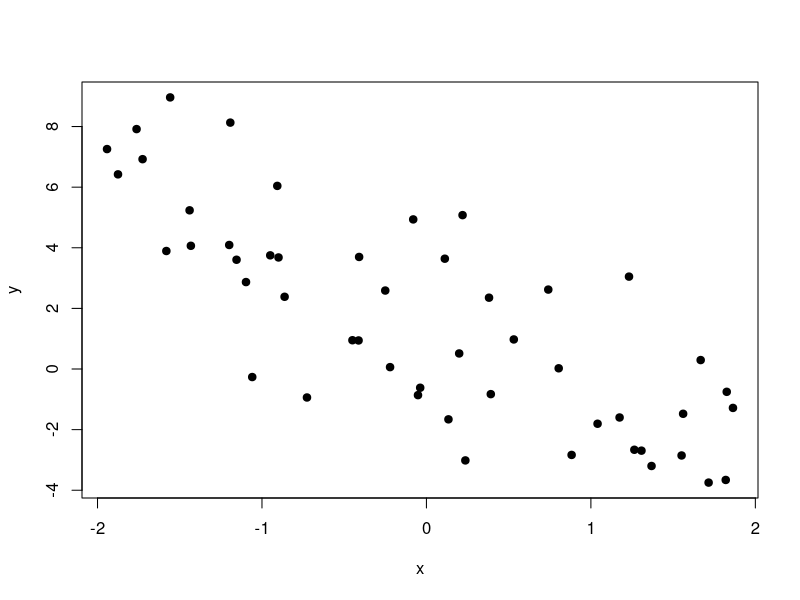
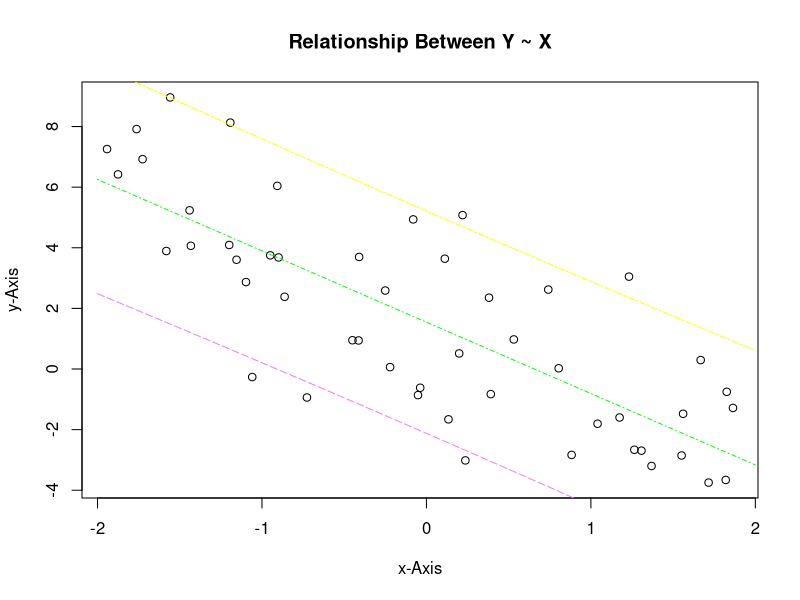

Recreate these plots in R, in order.
## ---- chunk 1
set.seed(5)

# Model parameters
betas = c(1.5, -2.7)
sigma = 2.2
n = 50

# Input variable
x = runif(n, min = -2, max = 2)
xmat = cbind(1, x)

# Outcome variable
y = xmat %*% betas + rnorm(n, 0, sigma)

# plot
plot(y ~ x, pch = 19)
## ---- chunk 2
# creating the dataframe
#to store the x and y variables

data_frame <- data.frame(y=y, x=x)
data_frame
## ---- chunk 3
#running the lm() function on the above data_frame

result_data <- lm(y~x, data=data_frame)
result_data
## ---- chunk 4
#fetching the coefficients of the result_data

coeff_of_result_data <- coef(result_data)
coeff_of_result_data
## ---- chunk 5

n <- length(y)
p <- length((coeff_of_result_data))
n
p

## ---- chunk 6
#fetching th eestimated residuls of result_data

residuals_of_result_data <- resid(result_data)
residuals_of_result_data

## ---- chunk 7
#function to calculate the estimated residual variance!

residual_function <- function(residual_data, p)
{
  residual_length <- length(result_data)
  result_object <- sum(residual_data^2)/residual_length-p
  return (result_object)
}

#result_object
## ---- chunk 8
#calculating the estimated_residual_variance

#estimated_residual_variance <- sum(residuals_of_result_data^2)
#result_object <- estimated_residual_variance/n-p
#result_object

result_object <- residual_function(residuals_of_result_data, p)
result_object
  
## ---- chunk 9
ones <- rep(1,n)
xmat <- cbind(ones, x)
#xmat

t_xmat <- t(xmat)
#t_xmat

#Calculating the $(X^TX)^{-1}$
xtran_inv <- solve(t_xmat %*% xmat)
xtran_inv

#calculating the covariane matrix to find the standard errors.
covariance_matrix <- xtran_inv * result_object
#covariance_matrix


#calculating the slope and intercept 

slope <- sqrt(covariance_matrix[1,1])
intercept <- sqrt(covariance_matrix[2,2])

cat(paste("SE_intercept:", intercept, "\n"))
cat(paste("SE_slope:", slope, "\n"))

## ---- chunk 10
#calculating the T_critical value
degree_freedom <- n-p

t_critical <- qt(0.025, degree_freedom, lower.tail = FALSE)
t_critical
## ---- chunk 11
interval = 1-0.90

t_critical_val <- qt(1-interval/2, degree_freedom)

val1 <- c(residuals_of_result_data[1]- t_critical_val* intercept)
val2 <- c(residuals_of_result_data[1] + t_critical_val * intercept)

intercept_ci <- c(val1, val2)
intercept_ci

valu1 <- c(residuals_of_result_data[2] - t_critical_val * slope)
valu2 <- c(residuals_of_result_data[2] + t_critical_val * slope)

slope_ci <-  c(valu1, valu2)
slope_ci 
## ---- chunk 12
#calculating the upper and lower bounds

name_coefficient <- c("Intercept", "Slope")
estimate_coefficient <- c(residuals_of_result_data[1], residuals_of_result_data[2])

lower_bound = c(intercept_ci[1], slope_ci[1])
upper_bound = c(intercept_ci[2], slope_ci[2])

confidence_inteval = data.frame(Coefficient = name_coefficient, Estimate = estimate_coefficient, 
                      `Lower Bound` = lower_bound, `Upper Bound` = upper_bound)

confidence_inteval
## ---- chunk 13
#calculating the confidence interval
confi_inter <- confint(result_data, level = 0.9)
confi_inter
## ---- chunk 14
#Predicting the expected value of y.
flag_val <- 0.55
expected_y <- predict(result_data, data = data.frame(x = flag_val))
expected_y
## ---- chunk 15
 n_pred = 100
 new_df = data.frame(
   x = seq(from = -2, to = 2, length.out =  n_pred)
 )
 new_df
## ---- chunk 16
 y_pred = predict(
   object = result_data,
   newdata = new_df,
   interval = "prediction",
   level = 0.9
 )
## ---- chunk 17
#plot(y ~ x, pch = 19)

#Plotting the data
plot(y~x, xlab = "x-Axis", ylab = "y-Axis", main = "Relationship Between Y ~ X")
#abline(result_object, col = "blue")

#Adding the three lines to the plot using lines()
lines(new_df$x, y_pred[, 1], col = "green", lty = 4)

lines(new_df$x, y_pred[, 2], col = "violet", lty = 5)

lines(new_df$x, y_pred[, 3], col = "yellow", lty = 6)
